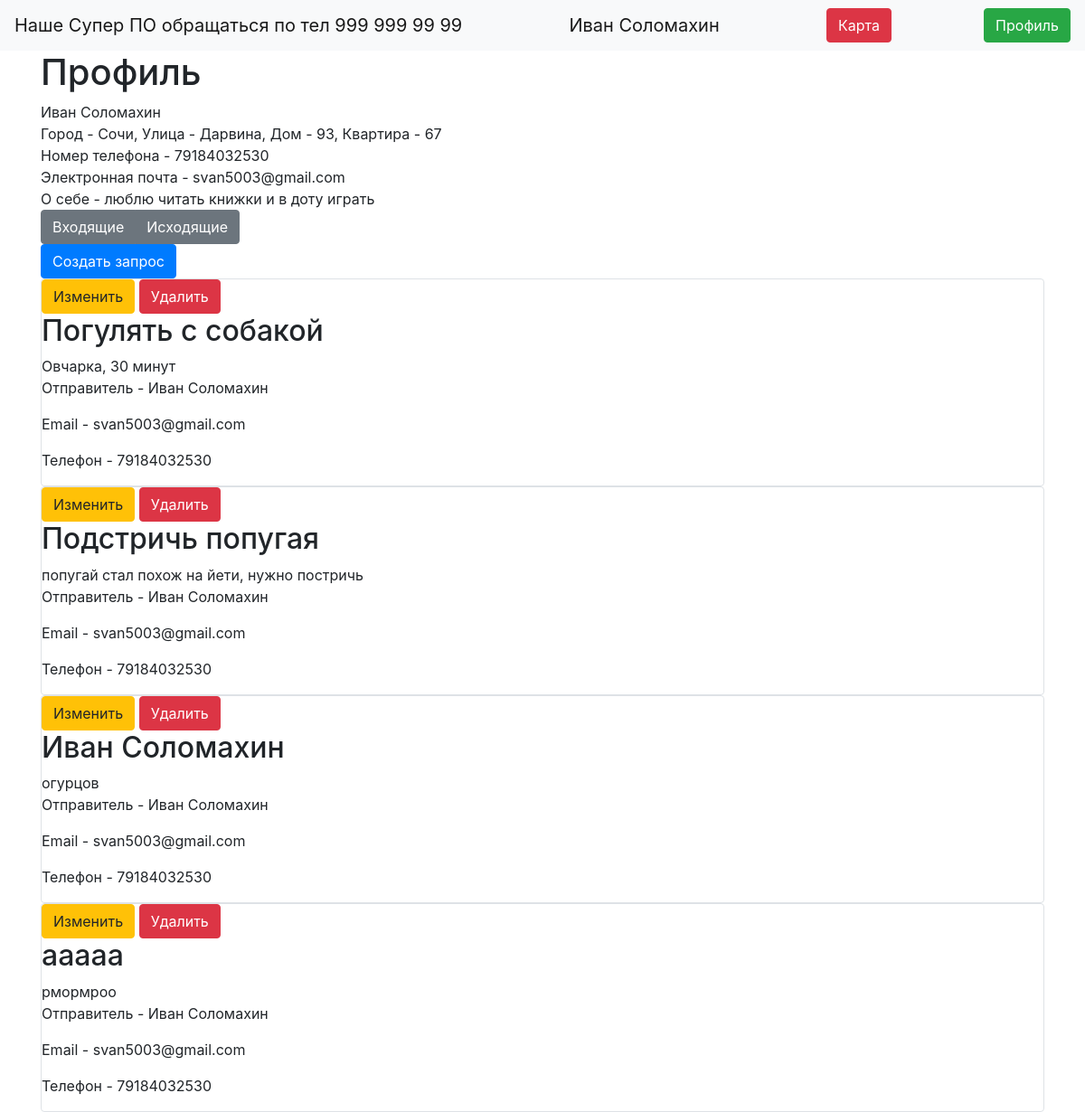
Screenshot of /profile (signed in) with the database file from the repository.
### data/users.py (models this page shows, shortened)
class User(SqlAlchemyBase, UserMixin):
    __tablename__ = 'users'
    id = sqlalchemy.Column(sqlalchemy.Integer,
                           primary_key=True, autoincrement=True)
    surname = sqlalchemy.Column(sqlalchemy.String, nullable=True)
    name = sqlalchemy.Column(sqlalchemy.String, nullable=True)
    address = sqlalchemy.Column(sqlalchemy.JSON, nullable=True)
    telephone_number = sqlalchemy.Column(sqlalchemy.Integer, nullable=True)
    email = sqlalchemy.Column(sqlalchemy.String,
                              index=True, unique=True, nullable=True)
    about = sqlalchemy.Column(sqlalchemy.String, nullable=True)
    hashed_password = sqlalchemy.Column(sqlalchemy.String, nullable=True)
    outgoing_requests = orm.relation("Request", secondary="outgoing_requests")
    ingoing_requests = orm.relation("Request", secondary="ingoing_requests")

### data/requests.py (models this page shows)
class Request(SqlAlchemyBase):
    __tablename__ = 'requests'
    id = sqlalchemy.Column(sqlalchemy.Integer,
                           primary_key=True, autoincrement=True)
    name = sqlalchemy.Column(sqlalchemy.String, nullable=True)
    description = sqlalchemy.Column(sqlalchemy.String, nullable=True)
    address = sqlalchemy.Column(sqlalchemy.String, nullable=True)
    sender_id = sqlalchemy.Column(sqlalchemy.Integer, sqlalchemy.ForeignKey("users.id"))
    provider_id = sqlalchemy.Column(sqlalchemy.Integer, sqlalchemy.ForeignKey("users.id"))
    is_active = sqlalchemy.Column(sqlalchemy.Boolean, default=False)

### main.py (the view)
@app.route("/profile")
def profile():
    global flag_1
    if flag_1:
        requests = current_user.outgoing_requests
    else:
        requests = current_user.ingoing_requests
    return render_template("profile.html", requests=requests, flag=flag_1)

### data/db_session.py (called while the page is built)
def create_session() -> Session:
    global __factory
    return __factory()

### main.py (called while the page is built)
@login_manager.user_loader
def load_user(user_id):
    session = db_session.create_session()
    return session.query(User).get(user_id)

### templates/profile.html
{% extends "base.html" %}
{% block content %}
<h1>Профиль</h1>
<div class="col-md8">
    <div>{{current_user.name + " " + current_user.surname}}</div>
    <div>Город - {{ current_user.address["city"] }}, Улица - {{ current_user.address["street"] }}, Дом - {{
        current_user.address["building"] }}, Квартира - {{ current_user.address["flat"] }}
    </div>
    <div>Номер телефона - {{ current_user.telephone_number }}</div>
    <div>Электронная почта - {{ current_user.email }}</div>
    <div>О себе - {{ current_user.about }}</div>
</div>
<div class="btn-group" role="group" aria-label="Basic example">
    <a class="btn btn-secondary" href="/profile/switch/ingoing">Входящие</a>
    <a type="button" class="btn btn-secondary" href="/profile/switch/outgoing">Исходящие</a>
</div>
<div>
    <a type="button" class="btn btn-primary" href="/request">Создать запрос</a>
</div>
{% for item in requests %}
<div class="col-md6 border rounded">
    {% if current_user.is_authenticated and flag %}
        <a href="/request/{{ item.id }}" class="btn btn-warning">Изменить</a>
        <a href="/request_delete/{{ item.id }}" class="btn btn-danger">Удалить</a>
    {% endif %}
    <h2>{{item.name}}</h2>
    <div>
        {{item.description}}
    </div>
    <div>
        <p>Отправитель - {{current_user.name + " " + current_user.surname}}</p>
        <p>Email - {{current_user.email}}</p>
        <p>Телефон - {{current_user.telephone_number}}</p>
    </div>
</div>
{% endfor %}
{% endblock %}

### templates/base.html (shortened to what this page needs)
<!doctype html>
<html lang="en">
<head>
    <link rel="stylesheet"
          href="https://stackpath.bootstrapcdn.com/bootstrap/4.4.1/css/bootstrap.min.css"
>
</head>
<body>
<header>
    <nav class="navbar navbar-light bg-light">
        <a class="navbar-brand" href="#">Наше Супер ПО обращаться по тел 999 999 99 99</a>
        {% if current_user.is_authenticated %}
        <a class="navbar-brand" href="/logout">{{ current_user.name + " " + current_user.surname}}</a>
        <a class="btn btn-danger" href="/map">Карта</a>
        <a class="btn btn-success" href="/profile">Профиль</a>
        {% else %}
        <p>
        <a class="btn btn-primary " href="/register">Зарегистрироваться</a>
        <a class="btn btn-success" href="/login">Войти</a>
        </p>
{% endif %}
    </nav>
</header>
<main role="main" class="container">
    {% block content %}{% endblock %}
</main>
</body>
</html>

### rows the page displays
User: name+surname "Иван Соломахин", address.city "Сочи", address.street "Дарвина", address.building "93", address.flat "67", telephone_number "79184032530", email "svan5003@gmail.com", about "люблю читать книжки и в доту играть"
Request: name "Погулять с собакой", description "Овчарка, 30 минут"
Request: name "Подстричь попугая", description "попугай стал похож на йети, нужно постричь"
Request: name "Иван Соломахин", description "огурцов"
Request: name "ааааа", description "рмормроо"
